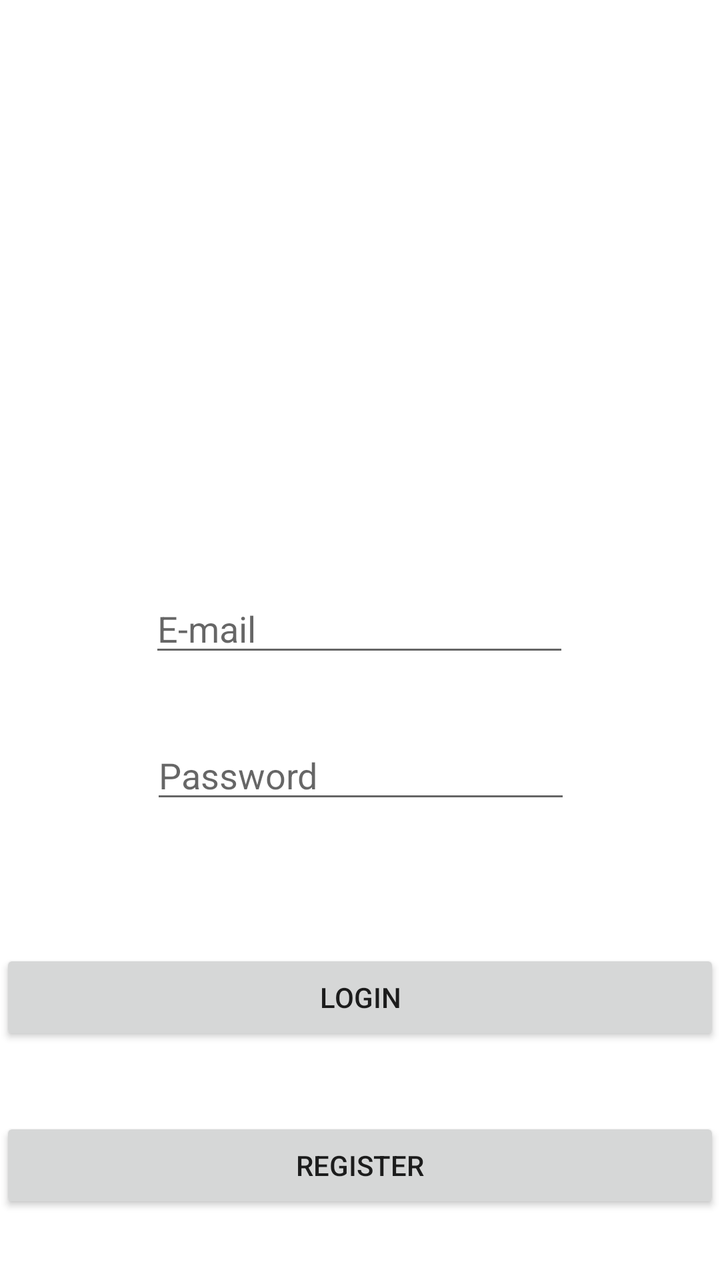
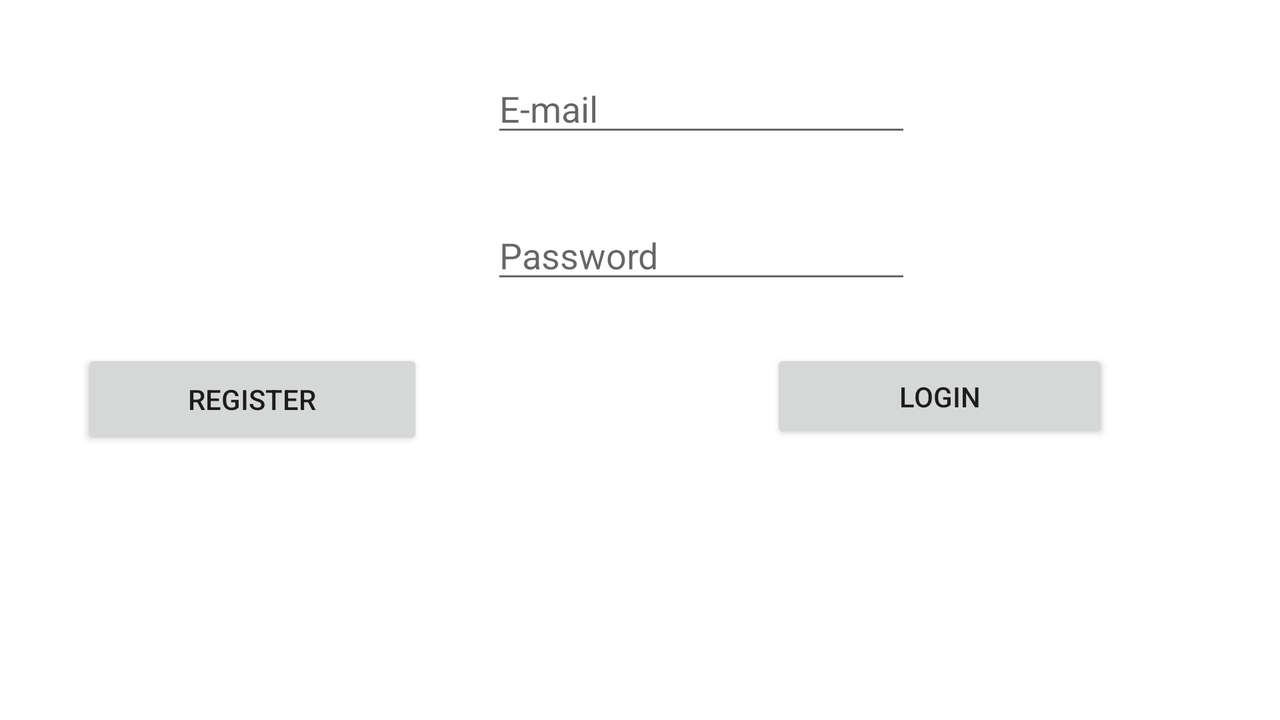

Two renders of one Android screen. The first uses the default layout on a phone; the second uses the alternative layout the repository ships for a different screen configuration, on a matching device. The two XML files are below.
<!-- AndroidManifest.xml: activity theme Theme.MyTileShop -->
<!-- res/layout/activity_main.xml -->
<?xml version="1.0" encoding="utf-8"?>
<androidx.constraintlayout.widget.ConstraintLayout xmlns:android="http://schemas.android.com/apk/res/android"
    xmlns:app="http://schemas.android.com/apk/res-auto"
    xmlns:tools="http://schemas.android.com/tools"
    android:layout_width="match_parent"
    android:layout_height="match_parent">

    <ImageView
        android:id="@+id/imageViewLogo"
        android:layout_width="256dp"
        android:layout_height="256dp"
        android:layout_marginTop="32dp"
        app:layout_constraintEnd_toEndOf="parent"
        app:layout_constraintHorizontal_bias="0.496"
        app:layout_constraintStart_toStartOf="parent"
        app:layout_constraintTop_toTopOf="parent"
        app:srcCompat="@drawable/icon" />

    <EditText
        android:id="@+id/editTextUserEmail"
        android:layout_width="wrap_content"
        android:layout_height="wrap_content"
        android:layout_marginTop="4dp"
        android:ems="10"
        android:hint="@string/e_mail"
        android:inputType="textEmailAddress"
        app:layout_constraintEnd_toEndOf="parent"
        app:layout_constraintHorizontal_bias="0.497"
        app:layout_constraintStart_toStartOf="parent"
        app:layout_constraintTop_toBottomOf="@+id/imageViewLogo" />

    <EditText
        android:id="@+id/editTextPassword"
        android:layout_width="wrap_content"
        android:layout_height="wrap_content"
        android:layout_marginTop="32dp"
        android:ems="10"
        android:hint="@string/password"
        android:inputType="textPassword"
        app:layout_constraintEnd_toEndOf="parent"
        app:layout_constraintHorizontal_bias="0.502"
        app:layout_constraintStart_toStartOf="parent"
        app:layout_constraintTop_toBottomOf="@+id/editTextUserEmail" />

    <Button
        android:id="@+id/button"
        android:layout_width="match_parent"
        android:layout_height="wrap_content"
        android:layout_marginTop="68dp"
        android:text="Login"
        android:onClick="login"
        app:layout_constraintEnd_toEndOf="parent"
        app:layout_constraintHorizontal_bias="0.498"
        app:layout_constraintStart_toStartOf="parent"
        app:layout_constraintTop_toBottomOf="@+id/editTextPassword" />

    <Button
        android:id="@+id/button2"
        android:layout_width="match_parent"
        android:layout_height="wrap_content"
        android:layout_marginTop="36dp"
        android:text="Register"
        android:onClick="register"
        app:layout_constraintEnd_toEndOf="parent"
        app:layout_constraintHorizontal_bias="0.498"
        app:layout_constraintStart_toStartOf="parent"
        app:layout_constraintTop_toBottomOf="@+id/button" />


</androidx.constraintlayout.widget.ConstraintLayout>
<!-- resources referenced by this layout -->
<resources>
  <string name="e_mail">E-mail</string>
  <string name="password">Password</string>
  <!-- from res/values-v23/ -->
  <style name="Theme.MyTileShop" parent="Base.Theme.MyTileShop">
          
          <item name="android:navigationBarColor">@android:color/transparent</item>
          <item name="android:statusBarColor">@android:color/transparent</item>
          <item name="android:windowLightStatusBar">?attr/isLightTheme</item>
      </style>
  <style name="Base.Theme.MyTileShop" parent="Theme.MaterialComponents.DayNight.DarkActionBar">
          
          
      </style>
</resources>
<!-- res/layout-land/activity_main.xml (the author's variant of the layout above) -->
<!-- drawn on the phone turned sideways -->
<?xml version="1.0" encoding="utf-8"?>
<androidx.constraintlayout.widget.ConstraintLayout xmlns:android="http://schemas.android.com/apk/res/android"
    xmlns:app="http://schemas.android.com/apk/res-auto"
    xmlns:tools="http://schemas.android.com/tools"
    android:layout_width="match_parent"
    android:layout_height="match_parent">

    <ImageView
        android:id="@+id/imageViewLogo"
        android:layout_width="128dp"
        android:layout_height="128dp"
        android:layout_marginTop="32dp"
        app:layout_constraintEnd_toEndOf="parent"
        app:layout_constraintHorizontal_bias="0.117"
        app:layout_constraintStart_toStartOf="parent"
        app:layout_constraintTop_toTopOf="parent"
        app:srcCompat="@drawable/icon" />

    <EditText
        android:id="@+id/editTextUserEmail"
        android:layout_width="wrap_content"
        android:layout_height="wrap_content"
        android:layout_marginTop="32dp"
        android:ems="10"
        android:hint="@string/e_mail"
        android:inputType="textEmailAddress"
        app:layout_constraintEnd_toEndOf="parent"
        app:layout_constraintHorizontal_bias="0.571"
        app:layout_constraintStart_toStartOf="parent"
        app:layout_constraintTop_toTopOf="parent" />

    <EditText
        android:id="@+id/editTextPassword"
        android:layout_width="wrap_content"
        android:layout_height="wrap_content"
        android:layout_marginTop="32dp"
        android:ems="10"
        android:hint="@string/password"
        android:inputType="textPassword"
        app:layout_constraintEnd_toEndOf="parent"
        app:layout_constraintHorizontal_bias="0.571"
        app:layout_constraintStart_toStartOf="parent"
        app:layout_constraintTop_toBottomOf="@+id/editTextUserEmail" />

    <Button
        android:id="@+id/button"
        android:layout_width="169dp"
        android:layout_height="47dp"
        android:layout_marginTop="28dp"
        android:onClick="login"
        android:text="Login"
        app:layout_constraintEnd_toEndOf="parent"
        app:layout_constraintHorizontal_bias="0.818"
        app:layout_constraintStart_toStartOf="parent"
        app:layout_constraintTop_toBottomOf="@+id/editTextPassword" />

    <Button
        android:id="@+id/button2"
        android:layout_width="171dp"
        android:layout_height="50dp"
        android:layout_marginTop="28dp"
        android:onClick="register"
        android:text="Register"
        app:layout_constraintEnd_toEndOf="parent"
        app:layout_constraintHorizontal_bias="0.087"
        app:layout_constraintStart_toStartOf="parent"
        app:layout_constraintTop_toBottomOf="@+id/editTextPassword" />


</androidx.constraintlayout.widget.ConstraintLayout>
